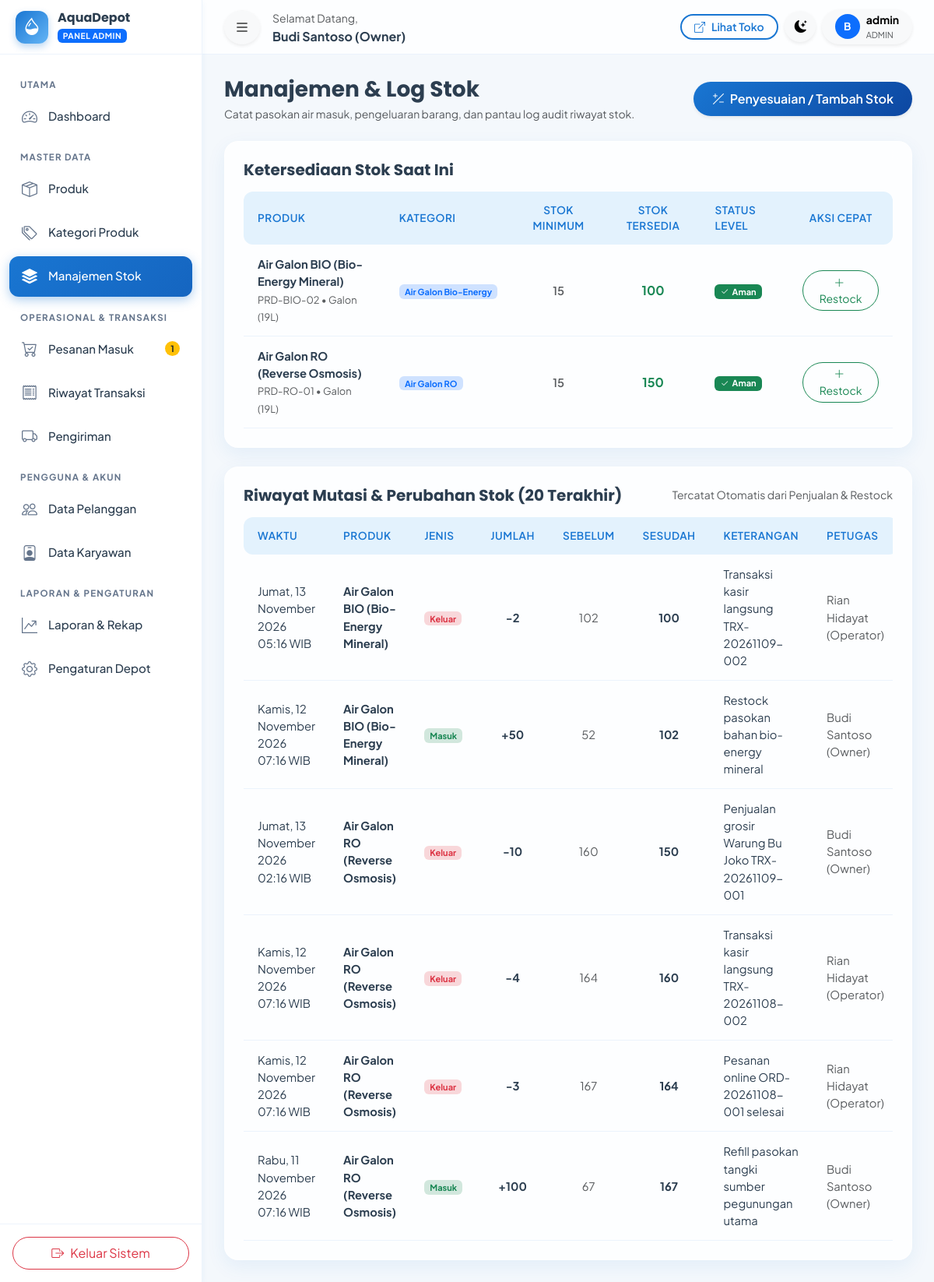
The app's page /admin/stok.php (signed in) with its own data.
### tables this page shows
CREATE TABLE `pengaturan` (
  `id` INT AUTO_INCREMENT PRIMARY KEY,
  `nama_depot` VARCHAR(100) NOT NULL DEFAULT 'AquaDepot',
  `slogan` VARCHAR(255) DEFAULT 'Air Minum Bersih, Sehat, dan Higienis untuk Keluarga Anda',
  `alamat` TEXT NOT NULL,
  `no_telepon` VARCHAR(20) DEFAULT '081234567890',
  `no_whatsapp` VARCHAR(20) DEFAULT '6281234567890',
  `email` VARCHAR(100) DEFAULT 'info@aquadepot.id',
  `jam_operasional` VARCHAR(100) DEFAULT 'Senin - Minggu: 07.00 - 20.00 WIB',
  `ongkos_kirim_default` DECIMAL(12,2) DEFAULT 3000.00,
  `rekening_bank` TEXT DEFAULT 'Bank BCA: 123-456-7890 a.n. AquaDepot\nBank Mandiri: 987-654-3210 a.n. AquaDepot',
  `maps_embed` TEXT DEFAULT '<iframe src=\"https://maps.google.com/maps?q=Jl.+Ki+Penjawi+12-10,+Sidorejo+Lor,+Kec.+Sidorejo,+Kota+Salatiga,+Jawa+Tengah+50714&t=&z=15&ie=UTF8&iwloc=&output=embed\" width=\"100%\" height=\"350\" style=\"border:0;\" allowfullscreen=\"\" loading=\"lazy\"></iframe>',
  `logo` VARCHAR(255) DEFAULT 'logo.png',
  `updated_at` DATETIME DEFAULT CURRENT_TIMESTAMP ON UPDATE CURRENT_TIMESTAMP
);

CREATE TABLE `produk` (
  `id` INT AUTO_INCREMENT PRIMARY KEY,
  `kategori_id` INT NOT NULL,
  `kode_produk` VARCHAR(30) NOT NULL UNIQUE,
  `nama_produk` VARCHAR(150) NOT NULL,
  `deskripsi` TEXT NULL,
  `harga_modal` DECIMAL(12,2) NOT NULL DEFAULT 0.00,
  `harga_jual` DECIMAL(12,2) NOT NULL,
  `satuan` VARCHAR(20) NOT NULL DEFAULT 'Galon (19L)',
  `gambar` VARCHAR(255) DEFAULT 'default_product.png',
  `is_featured` TINYINT(1) NOT NULL DEFAULT 1,
  `status` ENUM('tersedia', 'habis', 'nonaktif') NOT NULL DEFAULT 'tersedia',
  `created_at` DATETIME DEFAULT CURRENT_TIMESTAMP,
  `updated_at` DATETIME DEFAULT CURRENT_TIMESTAMP ON UPDATE CURRENT_TIMESTAMP,
  CONSTRAINT `fk_produk_kategori` FOREIGN KEY (`kategori_id`) REFERENCES `kategori` (`id`) ON UPDATE CASCADE
);

CREATE TABLE `kategori` (
  `id` INT AUTO_INCREMENT PRIMARY KEY,
  `nama_kategori` VARCHAR(100) NOT NULL,
  `slug` VARCHAR(100) NOT NULL UNIQUE,
  `deskripsi` TEXT NULL,
  `created_at` DATETIME DEFAULT CURRENT_TIMESTAMP,
  `updated_at` DATETIME DEFAULT CURRENT_TIMESTAMP ON UPDATE CURRENT_TIMESTAMP
);

CREATE TABLE `stok` (
  `id` INT AUTO_INCREMENT PRIMARY KEY,
  `produk_id` INT NOT NULL UNIQUE,
  `stok_tersedia` INT NOT NULL DEFAULT 0,
  `stok_minimum` INT NOT NULL DEFAULT 10,
  `updated_at` DATETIME DEFAULT CURRENT_TIMESTAMP ON UPDATE CURRENT_TIMESTAMP,
  CONSTRAINT `fk_stok_produk` FOREIGN KEY (`produk_id`) REFERENCES `produk` (`id`) ON DELETE CASCADE ON UPDATE CASCADE
);

CREATE TABLE `riwayat_stok` (
  `id` INT AUTO_INCREMENT PRIMARY KEY,
  `produk_id` INT NOT NULL,
  `user_id` INT NOT NULL,
  `jenis` ENUM('masuk', 'keluar', 'penyesuaian') NOT NULL,
  `jumlah` INT NOT NULL,
  `stok_sebelum` INT NOT NULL,
  `stok_sesudah` INT NOT NULL,
  `keterangan` VARCHAR(255) NOT NULL,
  `created_at` DATETIME NOT NULL DEFAULT CURRENT_TIMESTAMP,
  CONSTRAINT `fk_riwayat_produk` FOREIGN KEY (`produk_id`) REFERENCES `produk` (`id`) ON DELETE CASCADE ON UPDATE CASCADE,
  CONSTRAINT `fk_riwayat_user` FOREIGN KEY (`user_id`) REFERENCES `users` (`id`) ON UPDATE CASCADE
);

CREATE TABLE `users` (
  `id` INT AUTO_INCREMENT PRIMARY KEY,
  `role_id` INT NOT NULL,
  `username` VARCHAR(50) NOT NULL UNIQUE,
  `email` VARCHAR(100) NOT NULL UNIQUE,
  `password` VARCHAR(255) NOT NULL,
  `nama_lengkap` VARCHAR(100) NOT NULL,
  `no_telepon` VARCHAR(20) NULL,
  `status_aktif` ENUM('aktif', 'nonaktif') NOT NULL DEFAULT 'aktif',
  `foto_profil` VARCHAR(255) DEFAULT 'default.png',
  `created_at` DATETIME DEFAULT CURRENT_TIMESTAMP,
  `updated_at` DATETIME DEFAULT CURRENT_TIMESTAMP ON UPDATE CURRENT_TIMESTAMP,
  CONSTRAINT `fk_users_roles` FOREIGN KEY (`role_id`) REFERENCES `roles` (`id`) ON UPDATE CASCADE
);

### admin/stok.php (the view, shortened to what the rows shown need)
<?php
require_once __DIR__ . '/../config/config.php';
$db = Database::getConnection();
$stocks = $db->query("
    SELECT p.id, p.kode_produk, p.nama_produk, p.satuan, s.stok_tersedia, s.stok_minimum, k.nama_kategori
    FROM produk p
    JOIN kategori k ON p.kategori_id = k.id
    JOIN stok s ON p.id = s.produk_id
    ORDER BY (s.stok_tersedia <= s.stok_minimum) DESC, p.nama_produk ASC
")->fetchAll();
$logs = $db->query("
    SELECT r.*, p.nama_produk, p.satuan, u.nama_lengkap as nama_user
    FROM riwayat_stok r
    JOIN produk p ON r.produk_id = p.id
    JOIN users u ON r.user_id = u.id
    ORDER BY r.id DESC
    LIMIT 20
")->fetchAll();
?>
<!DOCTYPE html>
<html lang="id" data-bs-theme="light">
<head>
    <link href="https://cdn.jsdelivr.net/npm/bootstrap@5.3.3/dist/css/bootstrap.min.css" rel="stylesheet">
    <link rel="stylesheet" href="https://cdn.jsdelivr.net/npm/bootstrap-icons@1.11.3/font/bootstrap-icons.min.css">
    <link rel="stylesheet" href="https://cdn.jsdelivr.net/npm/sweetalert2@11/dist/sweetalert2.min.css">
    <link rel="stylesheet" href="<?= asset('css/style.css') ?>">
</head>
<body data-base-url="<?= base_url() ?>">
<div class="app-wrapper">
    <?php require_once __DIR__ . '/../includes/sidebar_admin.php'; ?>
    <div class="app-main">
        <div class="app-content">
            <div class="glass-card p-4 mb-4">
                <div class="table-responsive">
                    <table class="table-modern">
                        <thead>
                            <tr>
                                <th>Produk</th>
                                <th>Kategori</th>
                                <th class="text-center">Stok Minimum</th>
                                <th class="text-center">Stok Tersedia</th>
                                <th>Status Level</th>
                                <th class="text-center">Aksi Cepat</th>
                            </tr>
                        </thead>
                        <tbody>
                            <?php foreach ($stocks as $st): ?>
                                <tr>
                                    <td>
                                        <div class="fw-bold"><?= htmlspecialchars($st['nama_produk']) ?></div>
                                        <small class="text-muted"><?= htmlspecialchars($st['kode_produk']) ?> • <?= htmlspecialchars($st['satuan']) ?></small>
                                    </td>
                                    <td><span class="badge bg-primary-subtle text-primary"><?= htmlspecialchars($st['nama_kategori']) ?></span></td>
                                    <td class="text-center text-muted fw-semibold"><?= $st['stok_minimum'] ?></td>
                                    <td class="text-center">
                                        <span class="fs-6 fw-bold <?= ($st['stok_tersedia'] <= $st['stok_minimum']) ? 'text-danger' : 'text-success' ?>">
                                            <?= $st['stok_tersedia'] ?>
                                        </span>
                                    </td>
                                    <td>
                                        <?php if ($st['stok_tersedia'] <= 0): ?>
                                            <span class="badge bg-danger"><i class="bi bi-x-circle me-1"></i>Habis</span>
                                        <?php elseif ($st['stok_tersedia'] <= $st['stok_minimum']): ?>
                                            <span class="badge bg-warning text-dark"><i class="bi bi-exclamation-triangle me-1"></i>Menipis (Perlu Restock)</span>
                                        <?php else: ?>
                                            <span class="badge bg-success"><i class="bi bi-check2 me-1"></i>Aman</span>
                                        <?php endif; ?>
                                    </td>
                                    <td class="text-center">
                                        <button class="btn btn-sm btn-outline-success rounded-pill px-3" onclick="quickRestock(<?= $st['id'] ?>, '<?= htmlspecialchars(addslashes($st['nama_produk'])) ?>')">
                                            <i class="bi bi-plus-lg me-1"></i> Restock
                                        </button>
                                    </td>
                                </tr>
                            <?php endforeach; ?>
                        </tbody>
                    </table>
                </div>
            </div>
            <div class="glass-card p-4">
                <div class="table-responsive">
                    <table class="table-modern small">
                        <thead>
                            <tr>
                                <th>Waktu</th>
                                <th>Produk</th>
                                <th>Jenis</th>
                                <th class="text-center">Jumlah</th>
                                <th class="text-center">Sebelum</th>
                                <th class="text-center">Sesudah</th>
                                <th>Keterangan</th>
                                <th>Petugas</th>
                            </tr>
                        </thead>
                        <tbody>
                            <?php if (!empty($logs)): ?>
                                <?php foreach ($logs as $l): ?>
                                    <tr>
                                        <td><?= tanggal_indo($l['created_at'], true) ?></td>
                                        <td class="fw-bold"><?= htmlspecialchars($l['nama_produk']) ?></td>
                                        <td>
                                            <?php if ($l['jenis'] === 'masuk'): ?>
                                                <span class="badge bg-success-subtle text-success">Masuk</span>
                                            <?php elseif ($l['jenis'] === 'keluar'): ?>
                                                <span class="badge bg-danger-subtle text-danger">Keluar</span>
                                            <?php else: ?>
                                                <span class="badge bg-info-subtle text-info">Penyesuaian</span>
                                            <?php endif; ?>
                                        </td>
                                        <td class="text-center fw-bold">
                                            <?= ($l['jenis'] === 'masuk') ? '+' : (($l['jenis'] === 'keluar') ? '-' : '') ?><?= $l['jumlah'] ?>
                                        </td>
                                        <td class="text-center text-muted"><?= $l['stok_sebelum'] ?></td>
                                        <td class="text-center fw-bold"><?= $l['stok_sesudah'] ?></td>
                                        <td><?= htmlspecialchars($l['keterangan']) ?></td>
                                        <td class="text-muted"><?= htmlspecialchars($l['nama_user']) ?></td>
                                    </tr>
                                <?php endforeach; ?>
                            <?php else: ?>
                                <tr><td colspan="8" class="text-center text-muted py-3">Belum ada riwayat mutasi stok.</td></tr>
                            <?php endif; ?>
                        </tbody>
                    </table>
                </div>
            </div>
        </div>
    </div>
</div>
</body>
</html>

### includes/sidebar_admin.php (shortened to what the rows shown need)
<?php
require_once __DIR__ . '/../config/config.php';
$pengaturan = get_pengaturan();
?>
<aside class="app-sidebar">
    <div class="sidebar-brand">
        <div class="overflow-hidden">
            <h6 class="mb-0 fw-bold text-truncate"><?= htmlspecialchars($pengaturan['nama_depot']) ?></h6>
            <span class="badge bg-primary text-uppercase" style="font-size: 0.65rem; letter-spacing: 0.5px;">Panel Admin</span>
        </div>
    </div>
</aside>

### records on screen
pengaturan: nama_depot "AquaDepot"
produk: nama_produk "Air Galon BIO (Bio-Energy Mineral)", kode_produk "PRD-BIO-02", satuan "Galon (19L)", kategori.nama_kategori "Air Galon Bio-Energy", stok.stok_minimum "15", stok.stok_tersedia "100"
produk: nama_produk "Air Galon RO (Reverse Osmosis)", kode_produk "PRD-RO-01", satuan "Galon (19L)", kategori.nama_kategori "Air Galon RO", stok.stok_minimum "15", stok.stok_tersedia "150"
riwayat_stok: created_at "Jumat, 13 November 2026 05:16 WIB", produk.nama_produk "Air Galon BIO (Bio-Energy Mineral)", jenis "Keluar", jumlah "2", stok_sebelum "102", stok_sesudah "100", keterangan "Transaksi kasir langsung TRX-20261109-002", user.nama_lengkap "Rian Hidayat (Operator)"
riwayat_stok: created_at "Kamis, 12 November 2026 07:16 WIB", produk.nama_produk "Air Galon BIO (Bio-Energy Mineral)", jenis "Masuk", jumlah "50", stok_sebelum "52", stok_sesudah "102", keterangan "Restock pasokan bahan bio-energy mineral", user.nama_lengkap "Budi Santoso (Owner)"
riwayat_stok: created_at "Jumat, 13 November 2026 02:16 WIB", produk.nama_produk "Air Galon RO (Reverse Osmosis)", jenis "Keluar", jumlah "10", stok_sebelum "160", stok_sesudah "150", keterangan "Penjualan grosir Warung Bu Joko TRX-20261109-001", user.nama_lengkap "Budi Santoso (Owner)"
riwayat_stok: created_at "Kamis, 12 November 2026 07:16 WIB", produk.nama_produk "Air Galon RO (Reverse Osmosis)", jenis "Keluar", jumlah "4", stok_sebelum "164", stok_sesudah "160", keterangan "Transaksi kasir langsung TRX-20261108-002", user.nama_lengkap "Rian Hidayat (Operator)"
riwayat_stok: created_at "Kamis, 12 November 2026 07:16 WIB", produk.nama_produk "Air Galon RO (Reverse Osmosis)", jenis "Keluar", jumlah "3", stok_sebelum "167", stok_sesudah "164", keterangan "Pesanan online ORD-20261108-001 selesai", user.nama_lengkap "Rian Hidayat (Operator)"
riwayat_stok: created_at "Rabu, 11 November 2026 07:16 WIB", produk.nama_produk "Air Galon RO (Reverse Osmosis)", jenis "Masuk", jumlah "100", stok_sebelum "67", stok_sesudah "167", keterangan "Refill pasokan tangki sumber pegunungan utama", user.nama_lengkap "Budi Santoso (Owner)"

### other values on screen
$pendingOrdersCount "1"
$user['nama_lengkap'] "Budi Santoso (Owner)"
substr($user['nama_lengkap'] ?? 'U', 0, 1) "B"
$user['username'] "admin"
$user['role_name'] "ADMIN"
